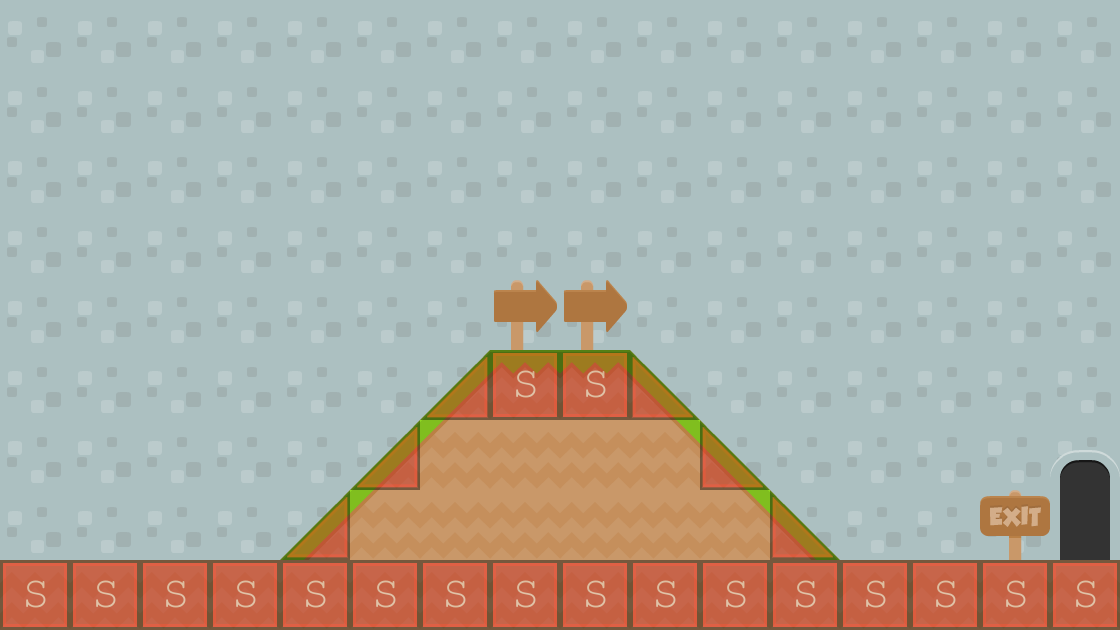

Rendered tile map (Tiled .tmx) drawn with the repository's tilesets; below, a short description and the map source with its tile grids summarised:
An orthogonal 16x9 tile map with 70x70 px tiles, 3 tile layers (background1, background2, collsion), 2 tilesets and 5 objects (3x BadGuy, Mushroom).

<map version="1.0" orientation="orthogonal" renderorder="right-down" width="16" height="9" tilewidth="70" tileheight="70">
 <properties>
  <property name="type" value="solid" />
 </properties>
 <tileset firstgid="1" name="background-tiles" tilewidth="70" tileheight="70">
  <image source="../img/background-tiles.png" width="910" height="910" />
 </tileset>
 <tileset firstgid="170" name="meta-tiles" tilewidth="70" tileheight="70">
  <image source="../img/meta-tiles.png" width="350" height="70" />
  <tile id="1">
   <properties>
    <property name="type" value="lslope" />
   </properties>
  </tile>
  <tile id="3">
   <properties>
    <property name="type" value="rslope" />
   </properties>
  </tile>
  <tile id="4">
   <properties>
    <property name="type" value="solid" />
   </properties>
  </tile>
 </tileset>
 <layer name="background1" width="16" height="9">
  <data>[144 cells, 144 non-empty, 1 distinct tile ids]</data>
 </layer>
 <layer name="background2" width="16" height="9">
  <data>[144 cells, 39 non-empty, 10 distinct tile ids]</data>
 </layer>
 <layer name="collsion" width="16" height="9" opacity="0.42">
  <data>[144 cells, 24 non-empty, 3 distinct tile ids]</data>
 </layer>
 <objectgroup name="trigger-entities" />
 <objectgroup name="enemy">
  <object name="BadGuy" x="841" y="492" width="137" height="68" />
  <object name="BadGuy" x="141" y="490" width="139" height="68" />
  <object x="491" y="349" height="1" />
  <object name="BadGuy" x="490" y="280" width="139" height="69" />
 </objectgroup>
 <objectgroup name="CollectibleEntities">
  <object name="Mushroom" x="700" y="350" width="69" height="69" />
 </objectgroup>
</map>
